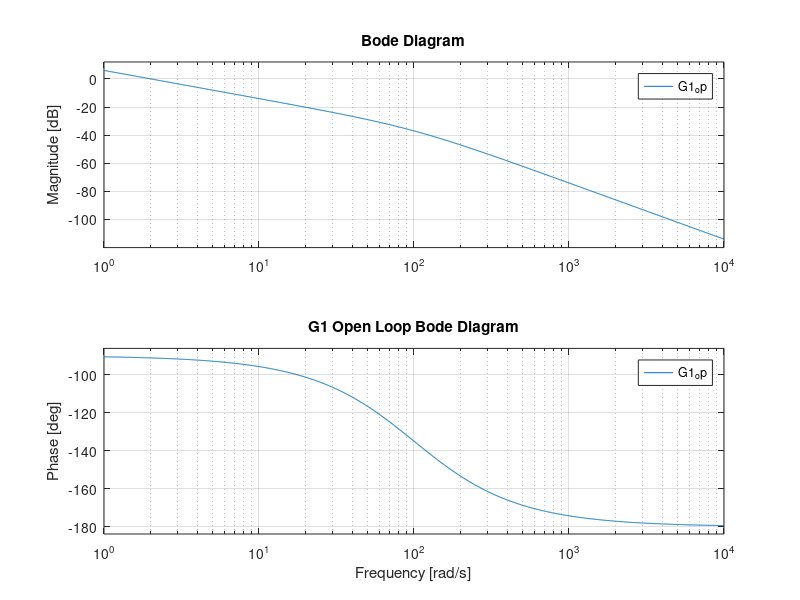
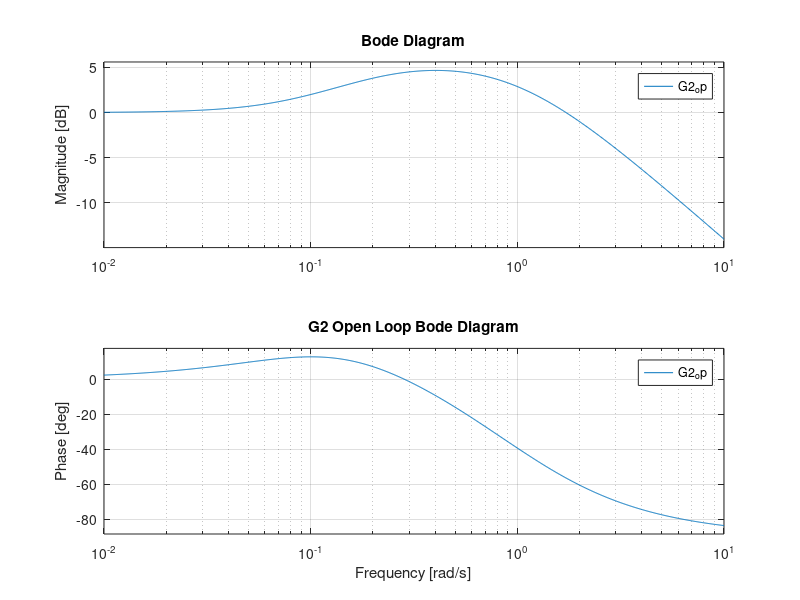
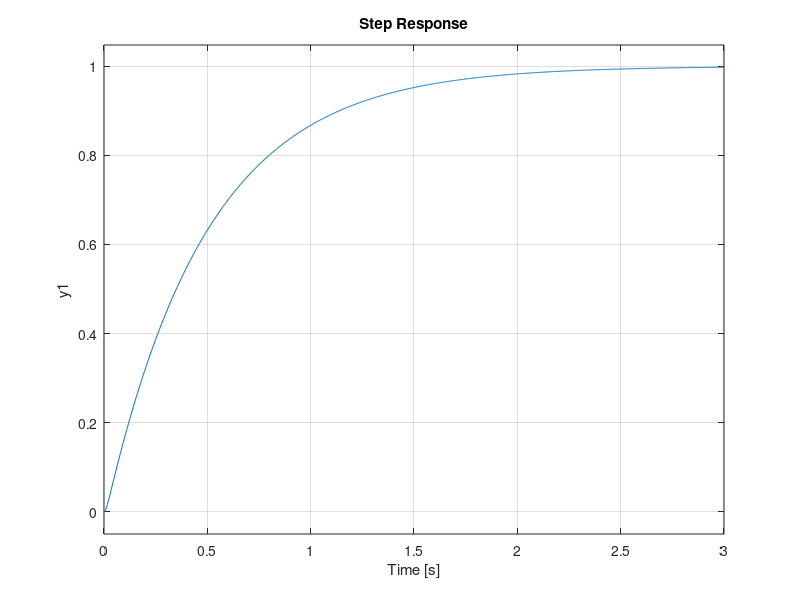
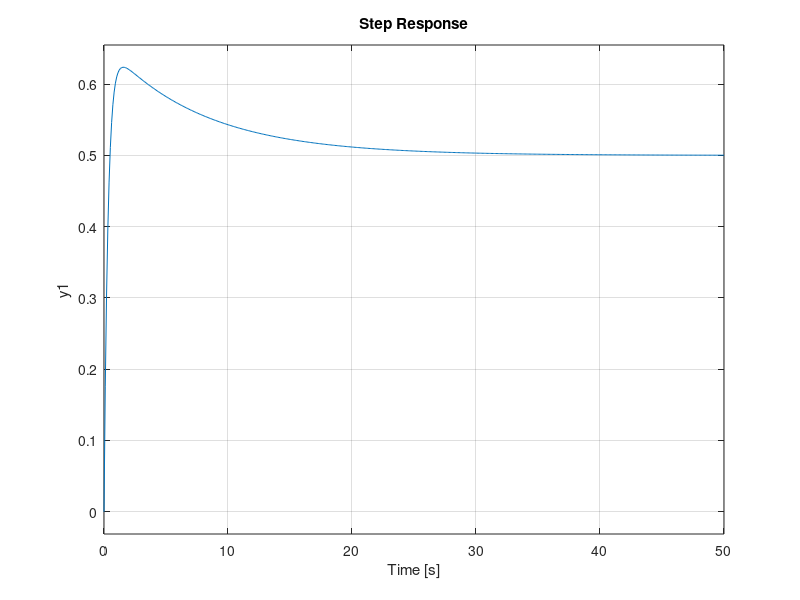

These charts were generated, in order, by the following MATLAB code: (Note: this script raises an error after producing the figures.)
clc;
clear all;
close all;

num1 = [2];
den1 = [0.01 1 0];

G1_op = tf(num1,den1);

num2 = [10 1];
den2 = [5 6 1];

G2_op = tf(num2,den2);

figure
bode(G1_op);
title('G1 Open Loop Bode Diagram');
figure
bode(G2_op);
title('G2 Open Loop Bode Diagram');

G1_cl = feedback(G1_op,1);
G2_cl = feedback(G2_op,1);

figure
step(G1_cl);
figure
step(G2_cl);

G1_cl_step = stepinfo(G1_cl);
G2_cl_step = stepinfo(G2_cl);

% damp(G1_cl);
% damp(G2_cl);

h1 = G1_cl_step.SettlingTime/4;
h2 = G2_cl_step.SettlingTime/4;
fprintf('\nG1 sampling period: \n');
disp(h1);
fprintf('G2 sampling period: \n');
disp(h2);

H1 = c2d(G1_op,h1,'zoh');
H2 = c2d(G2_op,h2,'zoh');

[p1,z1] = pzmap(H1)
[p2,z2] = pzmap(H2)
figure
bode(H1);
title('H1 Open Loop Bode Diagram');
figure
bode(H2);
title('H2 Open Loop Bode Diagram');

figure
nyquist(H1);
title('H1 Nyquist Plot');
figure
nyquist(H2);
title('H2 Nyquist Plot');